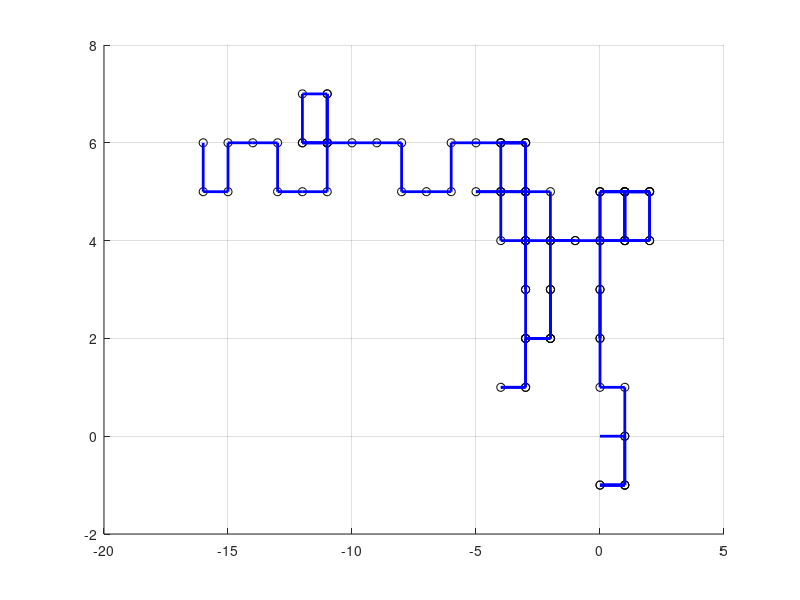

MATLAB code for this plot:
% Step 3, moving to a switch case based strcuture that allows for the
% removal of diagonal movements (as only 1 direction is called each move)
% Adding progressive graphing using pause function


% Initialising variables
steps = 100;
pos = [0,0];
x_vals = pos(1);
y_vals = pos(2); 

% Loop to simulate random walk
hold on 
for step = 1:steps
    dir = randi([1, 4]);
    switch dir
        case 1 % up
            pos(2) = pos(2) + 1;
        case 2 % right
            pos(1) = pos(1) + 1;
        case 3 % down
            pos(2) = pos(2) - 1;
        case 4 % left
            pos(1) = pos(1) - 1;
    end
    
    % Saving positions to vectors for plotting
    x_vals = [x_vals, pos(1)];
    y_vals = [y_vals, pos(2)];

    % Plotting each point
    plot(pos(1), pos(2), 'ko'); 
    pause(0.05);  
    
end
grid on

% Connecting each point
plot(x_vals, y_vals, 'b-', 'LineWidth', 2);
